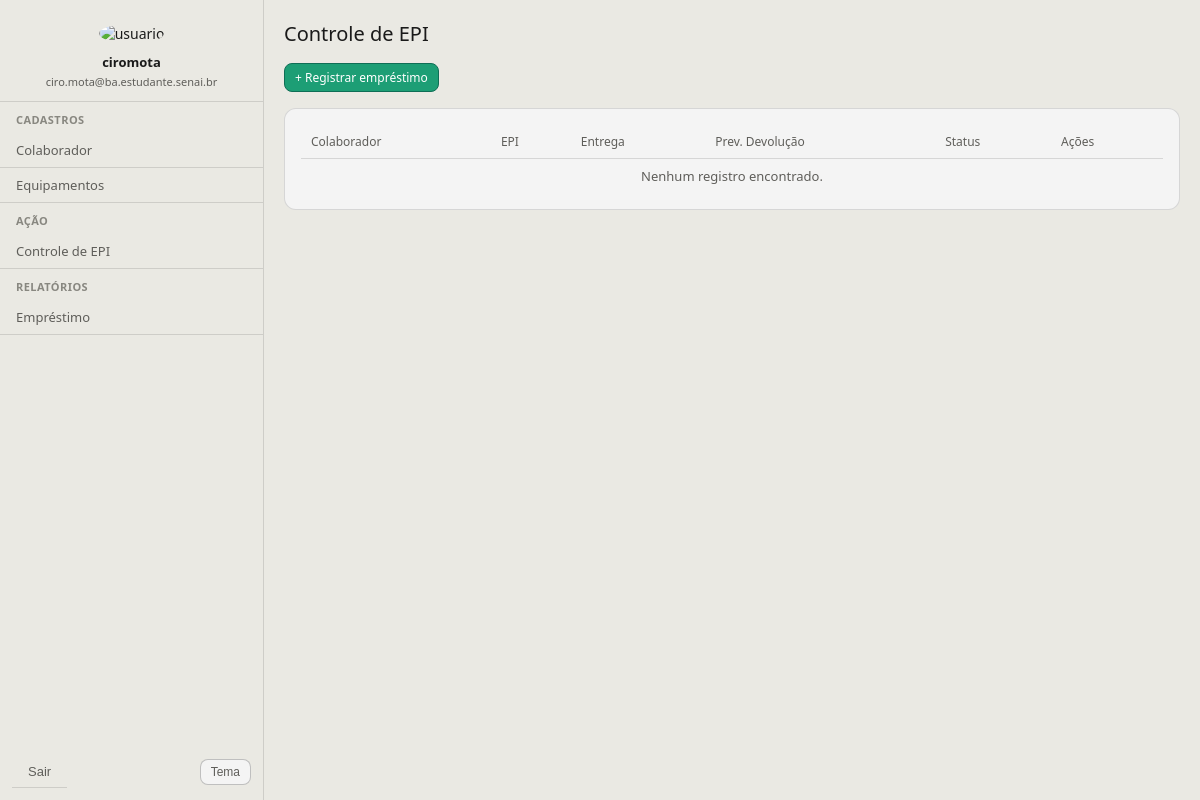
Before: /emprestimos/ (signed in) with the older database file.
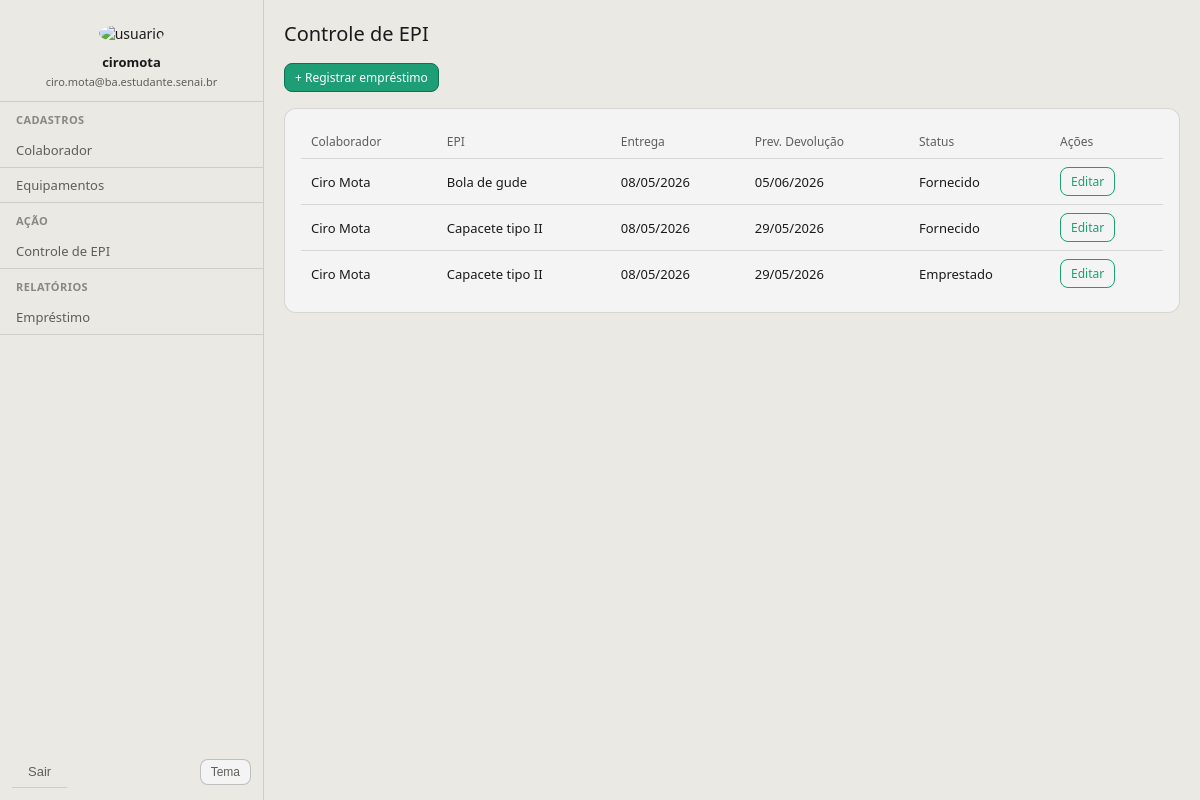
After: the same page with the newer database file.
### colaboradores/models.py (models this page shows, shortened)
class Emprestimo(models.Model):
    STATUS_EMPRESTADO = "emprestado"
    STATUS_FORNECIDO = "fornecido"
    STATUS_DEVOLVIDO = "devolvido"
    STATUS_DANIFICADO = "danificado"
    STATUS_PERDIDO = "perdido"
    STATUS_CHOICES = [
        (STATUS_EMPRESTADO, "Emprestado"),
        (STATUS_FORNECIDO, "Fornecido"),
        (STATUS_DEVOLVIDO, "Devolvido"),
        (STATUS_DANIFICADO, "Danificado"),
        (STATUS_PERDIDO, "Perdido"),
    ]
    colaborador = models.ForeignKey(Colaborador, on_delete=models.CASCADE, related_name="emprestimos")
    equipamento = models.ForeignKey(Equipamento, on_delete=models.CASCADE, related_name="emprestimos")
    quantidade = models.PositiveIntegerField(default=1)
    data_entrega = models.DateTimeField()
    data_prevista_devolucao = models.DateTimeField()
    data_devolucao = models.DateTimeField(null=True, blank=True)
    observacao_devolucao = models.TextField(blank=True)
    status = models.CharField(max_length=20, choices=STATUS_CHOICES, default=STATUS_EMPRESTADO)
    criado_em = models.DateTimeField(auto_now_add=True)
    class Meta:
        ordering = ["-criado_em"]

class Colaborador(models.Model):
    nome = models.CharField(max_length=120)
    matricula = models.CharField(max_length=30, unique=True)
    setor = models.CharField(max_length=80)
    cargo = models.CharField(max_length=80)
    ativo = models.BooleanField(default=True)
    class Meta:
        ordering = ["nome"]

class Equipamento(models.Model):
    nome = models.CharField(max_length=140)
    codigo = models.CharField(max_length=60, blank=True)
    quantidade = models.PositiveIntegerField(default=1)
    descricao = models.TextField(blank=True)
    ativo = models.BooleanField(default=True)
    class Meta:
        ordering = ["nome"]

### colaboradores/views.py (the view)
# urls.py: path("emprestimos/", EmprestimoControleListView.as_view(), name="emprestimo_lista"),
class EmprestimoControleListView(LoginRequiredMixin, ListView):
    model = Emprestimo
    template_name = "partials/controle_epi_list.html"
    context_object_name = "emprestimos"
    login_url = reverse_lazy("colaboradores:login")
    def get_queryset(self):
        return super().get_queryset().select_related("colaborador", "equipamento")

### templates/partials/controle_epi_list.html (shortened to what this page needs)
{% extends 'global/base.html' %}
{% block content %}
<h1>Controle de EPI</h1>
<div style="margin-bottom: 16px">
  <a class="btn btn-primary btn-sm" href="{% url 'colaboradores:emprestimo_cadastrar' %}">+ Registrar empréstimo</a>
</div>
<div class="card">
  <div style="padding: 0 16px 16px 16px; margin-top: 16px">
    <table>
      <thead>
        <tr>
          <th>Colaborador</th>
          <th>EPI</th>
          <th>Entrega</th>
          <th>Prev. Devolução</th>
          <th>Status</th>
          <th>Ações</th>
        </tr>
      </thead>
      <tbody>
        {% for em in emprestimos %}
          <tr>
            <td>{{ em.colaborador.nome }}</td>
            <td>{{ em.equipamento.nome }}</td>
            <td>{{ em.data_entrega|date:"d/m/Y" }}</td>
            <td>{% if em.data_prevista_devolucao %}{{ em.data_prevista_devolucao|date:"d/m/Y" }}{% else %}—{% endif %}</td>
            <td>{{ em.get_status_display }}</td>
            <td style="white-space:nowrap"><a class="btn btn-sm btn-outline-primary" href="{% url 'colaboradores:emprestimo_editar' em.pk %}">Editar</a></td>
          </tr>
        {% empty %}
          <tr><td colspan="6" style="text-align: center; color: var(--color-text-secondary)">Nenhum registro encontrado.</td></tr>
        {% endfor %}
      </tbody>
    </table>
  </div>
</div>
{% endblock %}

Changed rows visible on the page:
added Emprestimo: colaborador.nome "Ciro Mota", equipamento.nome "Bola de gude", data_entrega "08/05/2026", data_prevista_devolucao "05/06/2026", status "Fornecido"
added Emprestimo: colaborador.nome "Ciro Mota", equipamento.nome "Capacete tipo II", data_entrega "08/05/2026", data_prevista_devolucao "29/05/2026", status "Fornecido"
added Emprestimo: colaborador.nome "Ciro Mota", equipamento.nome "Capacete tipo II", data_entrega "08/05/2026", data_prevista_devolucao "29/05/2026", status "Emprestado"
Other visible differences:
text no longer shown: "Nenhum registro encontrado."
